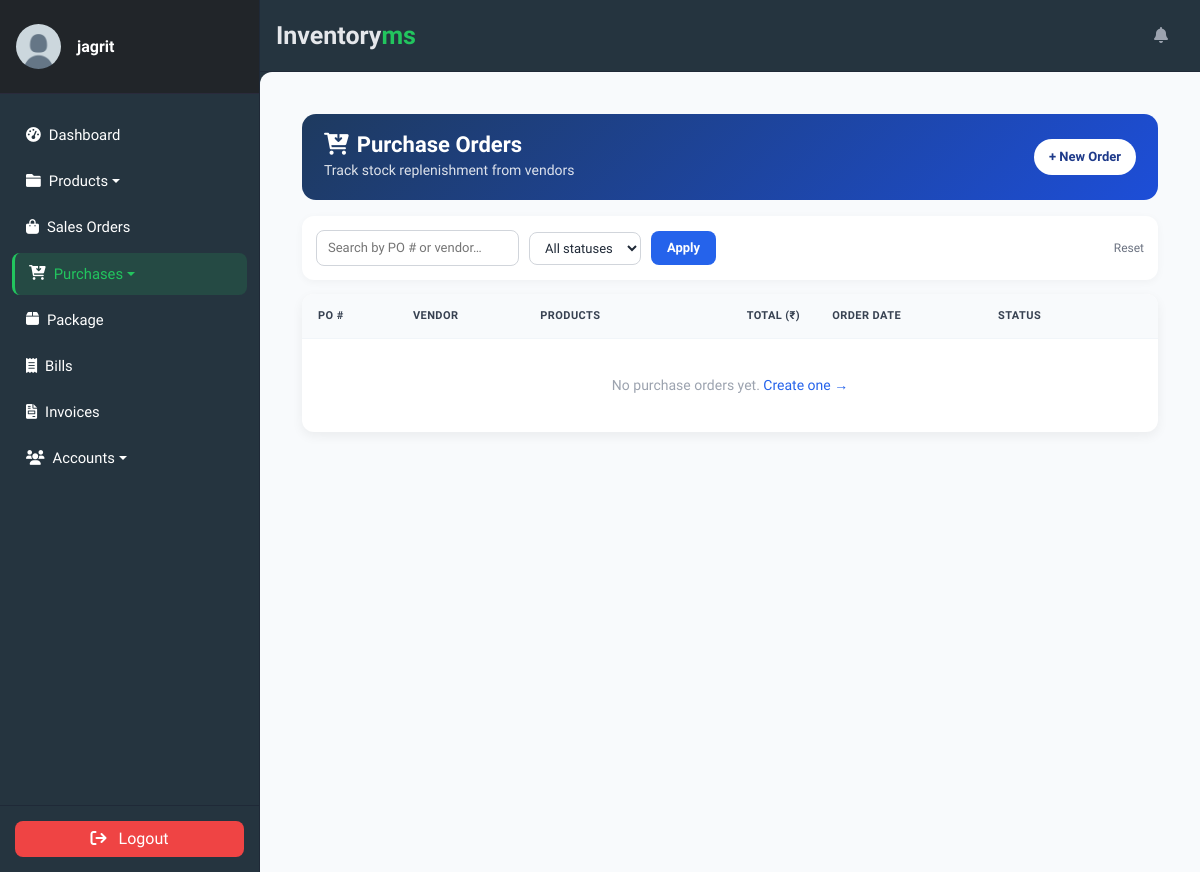
The app's page /purchase-orders/ (signed in), older data.
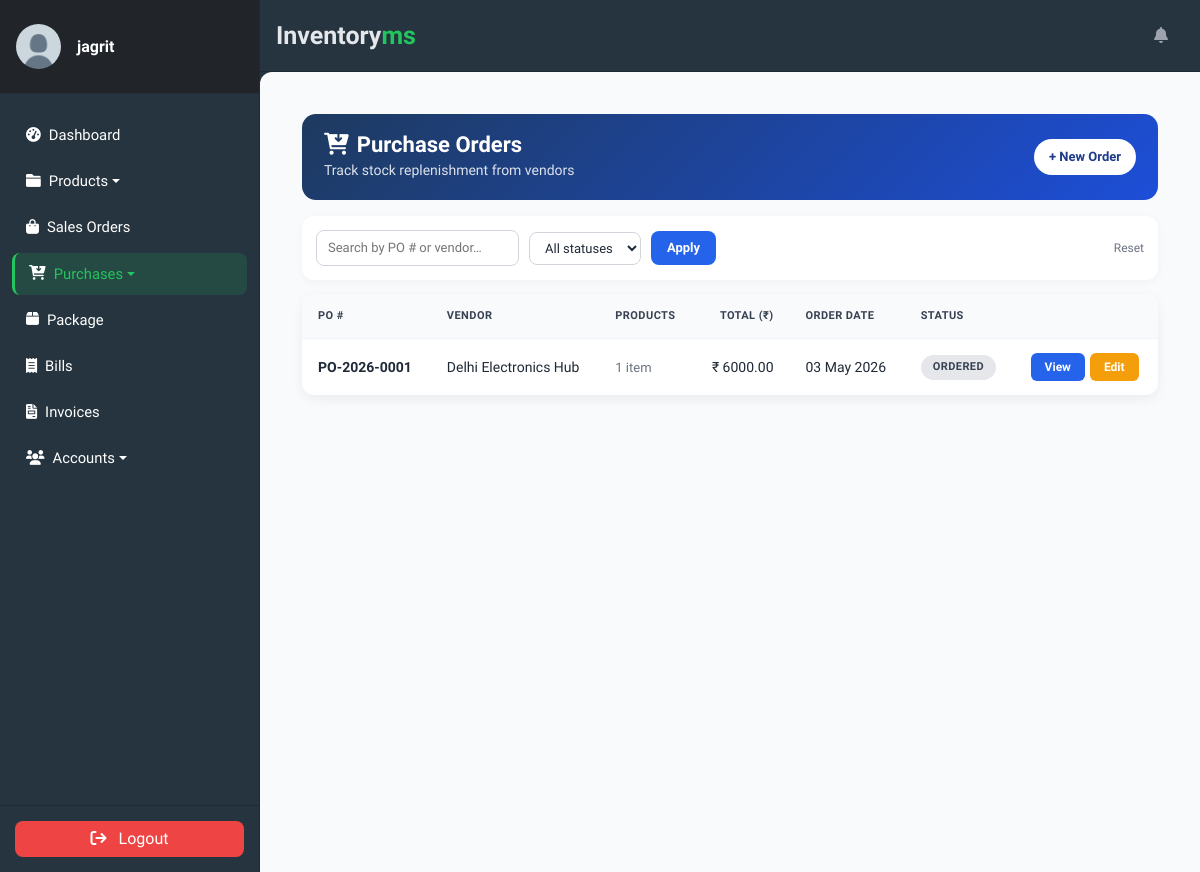
The same page, newer data.
### purchases/models.py (models this page shows, shortened)
class PurchaseOrder(models.Model):
    order_number = models.CharField(max_length=20, unique=True, blank=True)
    slug         = AutoSlugField(unique=True, populate_from='order_number')
    vendor       = models.ForeignKey(
        Vendor, on_delete=models.SET_NULL, null=True, blank=True,
        related_name='purchase_orders'
    )
    order_date   = models.DateTimeField(auto_now_add=True)
    status       = models.CharField(max_length=10, choices=PO_STATUS, default='PENDING')
    notes        = models.TextField(blank=True, null=True, max_length=500)
    total_amount = models.DecimalField(max_digits=12, decimal_places=2, default=0)
    stock_updated = models.BooleanField(
        default=False,
        help_text='True after stock has been incremented on marking as Received.'
    )
    class Meta:
        ordering            = ['-order_date']
        verbose_name        = 'Purchase Order'
        verbose_name_plural = 'Purchase Orders'
    @property
    def status_color(self):
        return {
            'PENDING':  'warning',
            'RECEIVED': 'success',
        }.get(self.status, 'secondary')

### accounts/models.py (models this page shows, shortened)
class Vendor(models.Model):
    name = models.CharField(max_length=100, verbose_name='Name')
    slug = AutoSlugField(
        unique=True,
        populate_from='name',
        verbose_name='Slug'
    )
    company_name = models.CharField(
        max_length=150, blank=True, null=True, verbose_name='Company Name'
    )
    phone_number = models.CharField(
        max_length=20, blank=True, null=True, verbose_name='Phone Number'
    )
    email = models.EmailField(
        blank=True, null=True, verbose_name='Email'
    )
    address = models.TextField(
        blank=True, null=True, verbose_name='Address'
    )
    total_paid = models.DecimalField(
        max_digits=12, decimal_places=2, default=0,
        verbose_name='Total Paid (₹)',
        help_text='Auto-updated when a Purchase Order is marked as received.'
    )
    created_at = models.DateTimeField(
        auto_now_add=True, null=True, verbose_name='Created At'
    )
    class Meta:
        ordering        = ['-created_at']
        verbose_name    = 'Vendor'
        verbose_name_plural = 'Vendors'

### purchases/views.py (the view)
# urls.py: path('',                        PurchaseOrderListView.as_view(),   name='purchase-order-list'),
class PurchaseOrderListView(LoginRequiredMixin, ListView):
    model               = PurchaseOrder
    template_name       = 'purchases/po_list.html'
    context_object_name = 'orders'
    paginate_by         = 20
    def get_queryset(self):
        qs = super().get_queryset().select_related('vendor')
        q  = self.request.GET.get('q')
        if q:
            qs = qs.filter(order_number__icontains=q) | qs.filter(vendor__name__icontains=q)
        status = self.request.GET.get('status')
        if status:
            qs = qs.filter(status=status)
        return qs
    def get_context_data(self, **kwargs):
        ctx = super().get_context_data(**kwargs)
        ctx['q']              = self.request.GET.get('q', '')
        ctx['status']         = self.request.GET.get('status', '')
        ctx['status_choices'] = PurchaseOrder._meta.get_field('status').choices
        return ctx

### purchases/templates/purchases/po_list.html (shortened to what this page needs)
{% extends "store/base.html" %}
{% block content %}
<div class="module-wrap">
    <div class="module-header" style="background: linear-gradient(135deg, #1e3a5f 0%, #1d4ed8 100%);">
        <div>
            <h2><i class="fa-solid fa-cart-arrow-down me-2"></i>Purchase Orders</h2>
            <small>Track stock replenishment from vendors</small>
        </div>
        <div class="module-actions">
            <a class="btn-action primary" href="{% url 'purchase-order-create' %}">+ New Order</a>
        </div>
    </div>
    <form method="get" class="filter-bar">
        <input type="text" name="q" value="{{ q }}" placeholder="Search by PO # or vendor…">
        <select name="status">
            <option value="">All statuses</option>
        </select>
        <button type="submit">Apply</button>
        <a class="clear" href="{% url 'purchase-order-list' %}">Reset</a>
    </form>
    <table class="data-table">
        <thead>
            <tr>
                <th>PO #</th>
                <th>Vendor</th>
                <th>Products</th>
                <th class="num">Total (₹)</th>
                <th>Order Date</th>
                <th>Status</th>
                <th></th>
            </tr>
        </thead>
        <tbody>
            {% for order in orders %}
            <tr>
                <td><strong>{{ order.order_number }}</strong></td>
                <td>{{ order.vendor.company_name|default:order.vendor.name|default:"—" }}</td>
                <td style="color:#6b7280;font-size:13px;">
                    {{ order.items.count }} item{{ order.items.count|pluralize }}
                </td>
                <td class="num">₹ {{ order.total_amount|floatformat:2 }}</td>
                <td>{{ order.order_date|date:"d M Y" }}</td>
                <td>
                    <span class="status-badge {{ order.status_color }}">
                        {{ order.get_status_display }}
                    </span>
                </td>
                <td style="display:flex;gap:5px;flex-wrap:wrap;">
                    <a class="view-btn" href="{% url 'purchase-order-detail' order.slug %}">
                        View
                    </a>
                    {% if user.is_superuser %}
                    <a class="view-btn" href="{% url 'purchase-order-update' order.slug %}"
                       style="background:#f59e0b;">Edit</a>
                    {% endif %}
                </td>
            </tr>
            {% empty %}
            <tr>
                <td colspan="7" style="text-align:center;padding:36px;color:#9ca3af;">
                    No purchase orders yet.
                    <a href="{% url 'purchase-order-create' %}" style="color:#2563eb;">Create one →</a>
                </td>
            </tr>
            {% endfor %}
        </tbody>
    </table>
</div>
{% endblock %}

Row changes from the older to the newer data that the page shows:
added PurchaseOrder: order_number "PO-2026-0001", vendor.company_name "Delhi Electronics Hub", items.count "1", total_amount "6000.00", order_date "03 May 2026", status "ORDERED"
Text that changed along with them:
text no longer shown: "No purchase orders yet. Create one →"
